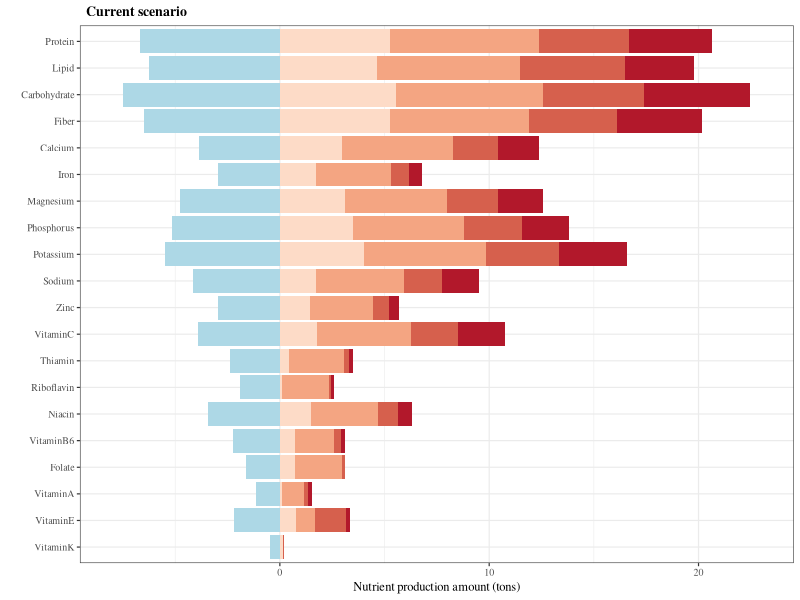
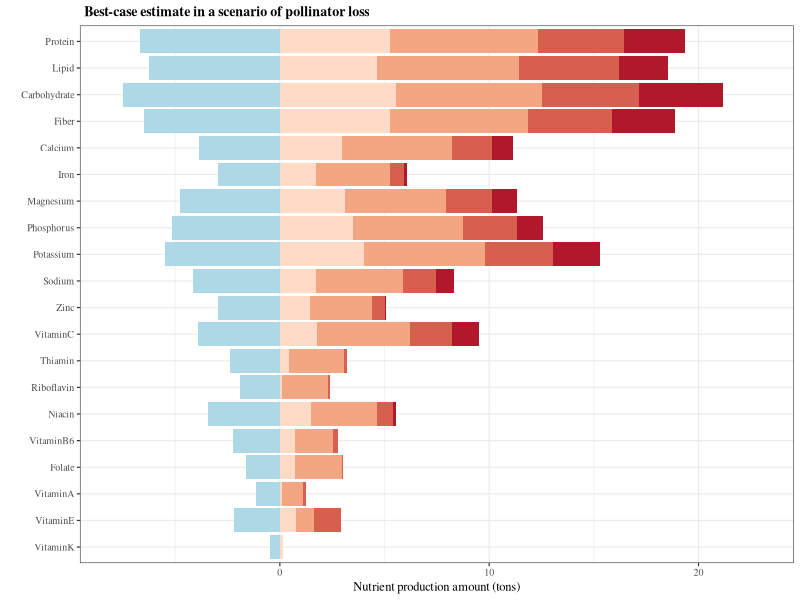
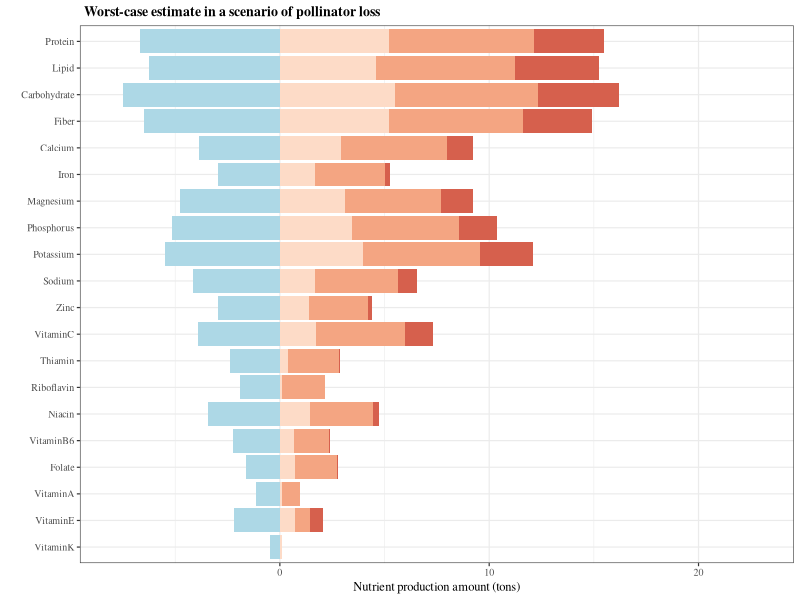

R code for these plots, in order: (Note: this script raises an error after producing the figures.)

#The following figure (cenarios_fig) show the Worst-case and best-case estimates based on a scenario of pollinator loss in terms of nutrient 
# production based on 45 leading crops cultivated in Brazil in 2017 (current scenario). 
# The degree of pollinator dependence is represented as essential, great, modest, little, 
# and non-dependent (ND) (sensu Klein et al., 2007 and Gallai and Vaissi`ere 2009). 
# Production of pollinator non-dependent crops and pollinator-dependent crops is shown as 
# horizontal bars on the left and right, respectively. Current status of cropland production 
# in Brazil (top panel). Best-case estimate (middle panel) indicates moderate impacts on nutrient
# production. Worst-case estimate (bottom panel) indicates further declines in nutrient production 
# and a complete collapse in the productivity of ‘essential’ pollinator-dependent crops. 
# Source: IBGE, 2020.


library(ggplot2)
library(scales)
library(reshape)
library(gridExtra)
library(cowplot)
library(rlang)
library(gridExtra)
library(ggplot2)


dt_current <- read.table(text = "			VitaminK	VitaminE	VitaminA	Folate	VitaminB6	Niacin	Riboflavin	Thiamin	VitaminC	Zinc	Sodium	Potassium	Phosphorus	Magnesium	Iron	Calcium	Fiber	Carbohydrate	Lipid	Protein
eND	-0.448564788	-2.176778061	-1.129391409	-1.616812236	-2.24450243	-3.441963394	-1.904053048	-2.385404039	-3.896676818	-2.966254104	-4.154250395	-5.509210341	-5.176063978	-4.780062502	-2.958991621	-3.847398487	-6.469450678	-7.505846521	-6.254995122	-6.684439473
dLittle	0.126425601	0.748314908	0.103019334	0.74503561	0.711864308	1.47797539	0.085660766	0.428620381	1.763155811	1.432545886	1.722610528	4.022037802	3.503751302	3.133334118	1.723549953	2.9511286	5.245974784	5.525546458	4.633681156	5.257963692
cModest	0.000915786	0.917841472	1.059112711	2.246640508	1.865861297	3.231663614	2.27159028	2.658093159	4.483626643	3.010899409	4.190145892	5.80838977	5.30233082	4.828856692	3.565919848	5.308470735	6.643615734	7.060359823	6.849144154	7.126933905
bGreat	0.056375528	1.492286832	0.167823569	0.100057499	0.337479228	0.937009967	0.106972841	0.230173721	2.239995969	0.786031231	1.818937672	3.497318404	2.778384112	2.458323348	0.889178968	2.14148078	4.224500027	4.816965292	4.985131393	4.304682643
aEssential	0	0.188250315	0.226428757	0.022157894	0.219199594	0.680569706	0.100142308	0.198414089	2.257109644	0.45515616	1.768880395	3.247271246	2.206591773	2.164440015	0.63298607	1.983766988	4.04757988	5.035770936	3.317870177	3.941878063 ", sep = "", header = TRUE)

dat_log10_current <- melt(cbind(dt_current, ind = rownames(dt_current)), id.vars = c('ind'))
g_current <- ggplot(dat_log10_current, aes(x = variable, y = ifelse(ind %in% 1:2,-value, value), fill = ind)) + 
  geom_col() +
  coord_flip() +
  theme_bw(base_size = 9, base_family = "Times") +
  labs(y= 'Nutrient production amount (tons)', x="", title ="Current scenario") +
  theme(plot.title = element_text(hjust= 0.01, face="bold", size= 10))+
  labs(fill = "Pollinator dependence") +
  theme(legend.position='none')+
  scale_fill_manual(values=c( "#B2182B", "#D6604D", "#F4A582","#FDDBC7","#ADD8E6"))+
  scale_y_continuous(limits=c(-8, 23), breaks=c(-10,0,10,20))
plot(g_current)


dt_optimist <- read.table(text = "			VitaminK	VitaminE	VitaminA	Folate	VitaminB6	Niacin	Riboflavin	Thiamin	VitaminC	Zinc	Sodium	Potassium	Phosphorus	Magnesium	Iron	Calcium	Fiber	Carbohydrate	Lipid	Protein
eND	-0.448564788	-2.176778061	-1.129391409	-1.616812236	-2.24450243	-3.441963394	-1.904053048	-2.385404039	-3.896676818	-2.966254104	-4.154250395	-5.509210341	-5.176063978	-4.780062502	-2.958991621	-3.847398487	-6.469450678	-7.505846521	-6.254995122	-6.684439473
dLittle	0.126425601	0.748314908	0.103019334	0.74503561	0.711864308	1.47797539	0.085660766	0.428620381	1.763155811	1.432545886	1.722610528	4.022037802	3.503751302	3.133334118	1.723549953	2.9511286	5.245974784	5.525546458	4.633681156	5.257963692
cModest	0.000824294	0.877875618	1.017546357	2.201156396	1.820760484	3.185934429	2.22609091	2.61244169	4.437870737	2.965188975	4.144391516	5.762632354	5.25657357	4.783099917	3.520175468	5.262713482	6.597858254	7.014602336	6.80338667	7.081176418
bGreat	0.034695356	1.279659283	0.108236371	0.062753134	0.231739666	0.747406107	0.067286937	0.152090683	2.019810117	0.609158376	1.601459794	3.275561769	2.557017386	2.23748122	0.703178366	1.921717333	4.002668543	4.595120955	4.763285639	4.082848249
aEssential	0	0.022947288	0.028747541	0.002267359	0.027615857	0.139645628	0.011119338	0.024449387	1.278211636	0.07379324	0.83079876	2.249477482	1.230227215	1.190413797	0.12369574	1.022557048	3.047930045	4.035806931	2.319746115	2.94232467 ", sep = "", header = TRUE)

dat_log10_optimist <- melt(cbind(dt_optimist, ind = rownames(dt_optimist)), id.vars = c('ind'))
g_optimist <- ggplot(dat_log10_optimist, aes(x = variable, y = ifelse(ind %in% 1:2, -value, value), fill = ind)) + 
  geom_col() +
  coord_flip() +
  theme_bw(base_size = 9, base_family = "Times") +
  labs(y= 'Nutrient production amount (tons)', x="", title ="Best-case estimate in a scenario of pollinator loss") +
  theme(plot.title = element_text(hjust= 0.01, face="bold", size= 10)) +
  labs(fill = "Pollinator dependence") +
  scale_fill_manual(values=c( "#B2182B", "#D6604D", "#F4A582","#FDDBC7","#ADD8E6"))+
  theme(legend.position = "none")+
  scale_y_continuous(limits=c(-8, 23), breaks=c(-10,0,10,20))
plot(g_optimist)


dt_pessimist <- read.table(text = "				VitaminK	VitaminE	VitaminA	Folate	VitaminB6	Niacin	Riboflavin	Thiamin	VitaminC	Zinc	Sodium	Potassium	Phosphorus	Magnesium	Iron	Calcium	Fiber	Carbohydrate	Lipid	Protein
eND	-0.448564788	-2.176778061	-1.129391409	-1.616812236	-2.24450243	-3.441963394	-1.904053048	-2.385404039	-3.896676818	-2.966254104	-4.154250395	-5.509210341	-5.176063978	-4.780062502	-2.958991621	-3.847398487	-6.469450678	-7.505846521	-6.254995122	-6.684439473
dLittle	0.116439857	0.714957192	0.094685796	0.711734999	0.679165785	1.438443363	0.078607018	0.403382797	1.722937591	1.393170886	1.682464691	3.981083277	3.462806159	3.092407107	1.683402362	2.910218058	5.20501642	5.484587978	4.592723547	5.217005322
cModest	0.000558859	0.735487438	0.868023562	2.033541042	1.654956209	3.017156294	2.058403272	2.444032701	4.268965596	2.796499942	3.975493648	5.593720037	5.087662039	4.614190645	3.351325116	5.093801935	6.428945632	6.845689682	6.634474028	6.912263761
bGreat	0.006571824	0.634202274	0.021969746	0.012204351	0.05279433	0.26516855	0.013142027	0.032167933	1.301152269	0.193704539	0.910617592	2.539827708	1.82559096	1.511777868	0.241112744	1.207529018	3.266102209	3.858411531	4.026560439	3.346249514
aEssential	0	0	0	0	0	0	0	0	0	0	0	0	0	0	0	0	0	0	0	0 ", sep = "", header = TRUE)

dat_log10_pessimist <- melt(cbind(dt_pessimist, ind = rownames(dt_pessimist)), id.vars = c('ind'))
g_pessimist <- ggplot(dat_log10_pessimist, aes(x = variable, y = ifelse(ind %in% 1:2, -value, value), fill = ind)) + 
  geom_col() +
  coord_flip() +
  theme_bw(base_size = 9, base_family = "Times") +
  labs(y= 'Nutrient production amount (tons)', x="", title ="Worst-case estimate in a scenario of pollinator loss") +
  theme(plot.title = element_text(hjust= 0.01, face="bold", size= 10)) +
  labs(fill = "Pollinator dependence") +
  scale_fill_manual(values=c( "#B2182B", "#D6604D", "#F4A582","#FDDBC7","#ADD8E6"))+
  theme(legend.position = "none")+
  scale_y_continuous(limits=c(-8, 23), breaks=c(-10,0,10,20))

plot(g_pessimist)

df.Legenda <- read.table(text = "		VitaminK	VitaminE	VitaminA	Folate	VitaminB6	Niacin	Riboflavin	Thiamin	VitaminC	Zinc	Sodium	Potassium	Phosphorus	Magnesium	Iron	Calcium	Fiber	Carbohydrate	Lipid	Protein	
ND	-0.448564788	-2.176778061	-1.129391409	-1.616812236	-2.24450243	-3.441963394	-1.904053048	-2.385404039	-3.896676818	-2.966254104	-4.154250395	-5.509210341	-5.176063978	-4.780062502	-2.958991621	-3.847398487	-6.469450678	-7.505846521	-6.254995122	-6.684439473	
1.Little	0.126425601	0.748314908	0.103019334	0.74503561	0.711864308	1.47797539	0.085660766	0.428620381	1.763155811	1.432545886	1.722610528	4.022037802	3.503751302	3.133334118	1.723549953	2.9511286	5.245974784	5.525546458	4.633681156	5.257963692	
2.Modest	0.000915786	0.917841472	1.059112711	2.246640508	1.865861297	3.231663614	2.27159028	2.658093159	4.483626643	3.010899409	4.190145892	5.80838977	5.30233082	4.828856692	3.565919848	5.308470735	6.643615734	7.060359823	6.849144154	7.126933905	
3.Great	0.056375528	1.492286832	0.167823569	0.100057499	0.337479228	0.937009967	0.106972841	0.230173721	2.239995969	0.786031231	1.818937672	3.497318404	2.778384112	2.458323348	0.889178968	2.14148078	4.224500027	4.816965292	4.985131393	4.304682643	
4.Essential	0	0.188250315	0.226428757	0.022157894	0.219199594	0.680569706	0.100142308	0.198414089	2.257109644	0.45515616	1.768880395	3.247271246	2.206591773	2.164440015	0.63298607	1.983766988	4.04757988	5.035770936	3.317870177	3.941878063	
                         ", sep = "", header = TRUE)

dat_df.Legenda <- melt(cbind(df.Legenda, ind = rownames(df.Legenda)), id.vars = c('ind'))
df.legenda <- ggplot(dat_df.Legenda, aes(x = variable, y = ifelse(ind %in% 1:2,-value, value), fill = ind)) + 
  geom_col()+
  coord_flip() +
  theme_bw(base_size = 10, base_family = "Times") +
  labs(y= 'Nutrient production amount (tons)', x="", title ="Worst-case") +
  theme(plot.title = element_text(hjust= 0.01, face="bold", size= 10)) +
  labs(fill = "") +
  scale_fill_manual(labels = c("ND","Little", "Modest","Great", "Essential"), values=c("#ADD8E6", "#FDDBC7","#F4A582","#D6604D","#B2182B"))+
  theme(legend.position = "bottom")

leg <-get_legend (df.legenda)

plot(leg)

cenarios_fig<-grid.arrange(g_current, g_optimist, g_pessimist, ncol=1, bottom = leg)
tiff('cenarios_fig.tiff', units="cm", width=25, height=45, res=300, compression = 'lzw')
plot(cenarios_fig)
dev.off()
